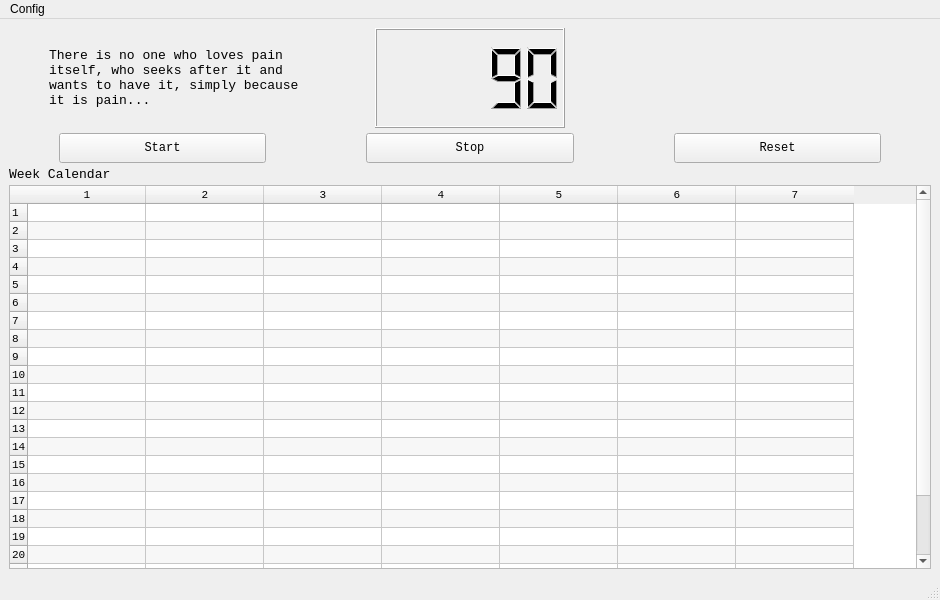
<?xml version="1.0" encoding="UTF-8"?>
<ui version="4.0">
 <class>PomodorWindow</class>
 <widget class="QMainWindow" name="PomodorWindow">
  <property name="geometry">
   <rect>
    <x>0</x>
    <y>0</y>
    <width>940</width>
    <height>600</height>
   </rect>
  </property>
  <property name="sizePolicy">
   <sizepolicy hsizetype="Fixed" vsizetype="Fixed">
    <horstretch>0</horstretch>
    <verstretch>0</verstretch>
   </sizepolicy>
  </property>
  <property name="minimumSize">
   <size>
    <width>940</width>
    <height>600</height>
   </size>
  </property>
  <property name="maximumSize">
   <size>
    <width>940</width>
    <height>600</height>
   </size>
  </property>
  <property name="windowTitle">
   <string>Pomodor</string>
  </property>
  <widget class="QWidget" name="centralwidget">
   <layout class="QVBoxLayout" name="verticalLayout_4">
    <item>
     <layout class="QVBoxLayout" name="verticalLayout_3">
      <property name="spacing">
       <number>5</number>
      </property>
      <property name="bottomMargin">
       <number>0</number>
      </property>
      <item>
       <layout class="QHBoxLayout" name="horizontalLayout">
        <property name="spacing">
         <number>6</number>
        </property>
        <property name="leftMargin">
         <number>0</number>
        </property>
        <property name="rightMargin">
         <number>0</number>
        </property>
        <item>
         <spacer name="horizontalSpacer_3">
          <property name="orientation">
           <enum>Qt::Horizontal</enum>
          </property>
          <property name="sizeType">
           <enum>QSizePolicy::Minimum</enum>
          </property>
          <property name="sizeHint" stdset="0">
           <size>
            <width>40</width>
            <height>20</height>
           </size>
          </property>
         </spacer>
        </item>
        <item>
         <widget class="QLabel" name="timer_lb">
          <property name="sizePolicy">
           <sizepolicy hsizetype="Preferred" vsizetype="Fixed">
            <horstretch>0</horstretch>
            <verstretch>0</verstretch>
           </sizepolicy>
          </property>
          <property name="minimumSize">
           <size>
            <width>250</width>
            <height>0</height>
           </size>
          </property>
          <property name="maximumSize">
           <size>
            <width>250</width>
            <height>150</height>
           </size>
          </property>
          <property name="font">
           <font>
            <family>Lucida Console</family>
            <pointsize>10</pointsize>
           </font>
          </property>
          <property name="text">
           <string>&lt;html&gt;&lt;head/&gt;&lt;body&gt;&lt;p&gt;&lt;span style=&quot; font-size:10pt;&quot;&gt;There is no one who loves pain itself, who seeks after it and wants to have it, simply because it is pain...&lt;/span&gt;&lt;/p&gt;&lt;/body&gt;&lt;/html&gt;</string>
          </property>
          <property name="scaledContents">
           <bool>false</bool>
          </property>
          <property name="wordWrap">
           <bool>true</bool>
          </property>
          <property name="margin">
           <number>1</number>
          </property>
         </widget>
        </item>
        <item>
         <spacer name="horizontalSpacer">
          <property name="orientation">
           <enum>Qt::Horizontal</enum>
          </property>
          <property name="sizeType">
           <enum>QSizePolicy::Fixed</enum>
          </property>
          <property name="sizeHint" stdset="0">
           <size>
            <width>70</width>
            <height>20</height>
           </size>
          </property>
         </spacer>
        </item>
        <item>
         <widget class="QLCDNumber" name="timer_lcd">
          <property name="sizePolicy">
           <sizepolicy hsizetype="Fixed" vsizetype="Fixed">
            <horstretch>0</horstretch>
            <verstretch>0</verstretch>
           </sizepolicy>
          </property>
          <property name="minimumSize">
           <size>
            <width>190</width>
            <height>100</height>
           </size>
          </property>
          <property name="value" stdset="0">
           <double>90.000000000000000</double>
          </property>
         </widget>
        </item>
        <item>
         <spacer name="horizontalSpacer_2">
          <property name="orientation">
           <enum>Qt::Horizontal</enum>
          </property>
          <property name="sizeHint" stdset="0">
           <size>
            <width>40</width>
            <height>20</height>
           </size>
          </property>
         </spacer>
        </item>
        <item>
         <widget class="QLabel" name="session_img_lb">
          <property name="enabled">
           <bool>true</bool>
          </property>
          <property name="sizePolicy">
           <sizepolicy hsizetype="Fixed" vsizetype="Fixed">
            <horstretch>0</horstretch>
            <verstretch>0</verstretch>
           </sizepolicy>
          </property>
          <property name="minimumSize">
           <size>
            <width>100</width>
            <height>100</height>
           </size>
          </property>
          <property name="maximumSize">
           <size>
            <width>100</width>
            <height>100</height>
           </size>
          </property>
          <property name="layoutDirection">
           <enum>Qt::LeftToRight</enum>
          </property>
          <property name="text">
           <string/>
          </property>
          <property name="pixmap">
           <pixmap resource="Imgs.qrc">:/Session/focus.png</pixmap>
          </property>
          <property name="scaledContents">
           <bool>true</bool>
          </property>
          <property name="alignment">
           <set>Qt::AlignCenter</set>
          </property>
         </widget>
        </item>
        <item>
         <spacer name="horizontalSpacer_4">
          <property name="orientation">
           <enum>Qt::Horizontal</enum>
          </property>
          <property name="sizeType">
           <enum>QSizePolicy::Fixed</enum>
          </property>
          <property name="sizeHint" stdset="0">
           <size>
            <width>90</width>
            <height>20</height>
           </size>
          </property>
         </spacer>
        </item>
       </layout>
      </item>
      <item>
       <layout class="QHBoxLayout" name="horizontalLayout_2" stretch="0,0,0">
        <property name="spacing">
         <number>100</number>
        </property>
        <property name="leftMargin">
         <number>50</number>
        </property>
        <property name="topMargin">
         <number>0</number>
        </property>
        <property name="rightMargin">
         <number>50</number>
        </property>
        <item>
         <widget class="QPushButton" name="start_btn">
          <property name="maximumSize">
           <size>
            <width>16777215</width>
            <height>30</height>
           </size>
          </property>
          <property name="font">
           <font>
            <family>Lucida Console</family>
           </font>
          </property>
          <property name="text">
           <string>Start</string>
          </property>
         </widget>
        </item>
        <item>
         <widget class="QPushButton" name="stop_btn">
          <property name="maximumSize">
           <size>
            <width>16777215</width>
            <height>30</height>
           </size>
          </property>
          <property name="font">
           <font>
            <family>Lucida Console</family>
           </font>
          </property>
          <property name="text">
           <string>Stop</string>
          </property>
         </widget>
        </item>
        <item>
         <widget class="QPushButton" name="reset_btn">
          <property name="minimumSize">
           <size>
            <width>0</width>
            <height>30</height>
           </size>
          </property>
          <property name="font">
           <font>
            <family>Lucida Console</family>
           </font>
          </property>
          <property name="text">
           <string>Reset</string>
          </property>
         </widget>
        </item>
       </layout>
      </item>
     </layout>
    </item>
    <item>
     <layout class="QVBoxLayout" name="verticalLayout_2" stretch="0,0">
      <property name="sizeConstraint">
       <enum>QLayout::SetDefaultConstraint</enum>
      </property>
      <item>
       <widget class="QLabel" name="label_3">
        <property name="sizePolicy">
         <sizepolicy hsizetype="Minimum" vsizetype="Minimum">
          <horstretch>0</horstretch>
          <verstretch>0</verstretch>
         </sizepolicy>
        </property>
        <property name="maximumSize">
         <size>
          <width>16777215</width>
          <height>10</height>
         </size>
        </property>
        <property name="font">
         <font>
          <family>Lucida Console</family>
          <pointsize>10</pointsize>
         </font>
        </property>
        <property name="text">
         <string>Week Calendar</string>
        </property>
       </widget>
      </item>
      <item>
       <widget class="QTableWidget" name="scheduler_table">
        <property name="sizePolicy">
         <sizepolicy hsizetype="Minimum" vsizetype="MinimumExpanding">
          <horstretch>0</horstretch>
          <verstretch>0</verstretch>
         </sizepolicy>
        </property>
        <property name="maximumSize">
         <size>
          <width>16777215</width>
          <height>700</height>
         </size>
        </property>
        <property name="font">
         <font>
          <family>Lucida Console</family>
          <pointsize>8</pointsize>
         </font>
        </property>
        <property name="alternatingRowColors">
         <bool>true</bool>
        </property>
        <property name="selectionMode">
         <enum>QAbstractItemView::MultiSelection</enum>
        </property>
        <property name="rowCount">
         <number>24</number>
        </property>
        <property name="columnCount">
         <number>7</number>
        </property>
        <attribute name="horizontalHeaderCascadingSectionResizes">
         <bool>true</bool>
        </attribute>
        <attribute name="horizontalHeaderDefaultSectionSize">
         <number>118</number>
        </attribute>
        <attribute name="verticalHeaderVisible">
         <bool>true</bool>
        </attribute>
        <attribute name="verticalHeaderDefaultSectionSize">
         <number>15</number>
        </attribute>
        <row/>
        <row/>
        <row/>
        <row/>
        <row/>
        <row/>
        <row/>
        <row/>
        <row/>
        <row/>
        <row/>
        <row/>
        <row/>
        <row/>
        <row/>
        <row/>
        <row/>
        <row/>
        <row/>
        <row/>
        <row/>
        <row/>
        <row/>
        <row/>
        <column/>
        <column/>
        <column/>
        <column/>
        <column/>
        <column/>
        <column/>
       </widget>
      </item>
     </layout>
    </item>
   </layout>
  </widget>
  <widget class="QMenuBar" name="menubar">
   <property name="geometry">
    <rect>
     <x>0</x>
     <y>0</y>
     <width>940</width>
     <height>21</height>
    </rect>
   </property>
   <widget class="QMenu" name="menuConfig">
    <property name="title">
     <string>Config</string>
    </property>
    <addaction name="act_set_times"/>
   </widget>
   <addaction name="menuConfig"/>
  </widget>
  <widget class="QStatusBar" name="statusbar"/>
  <action name="act_set_times">
   <property name="text">
    <string>Set times</string>
   </property>
  </action>
 </widget>
 <resources>
  <include location="Imgs.qrc"/>
 </resources>
 <connections/>
</ui>
